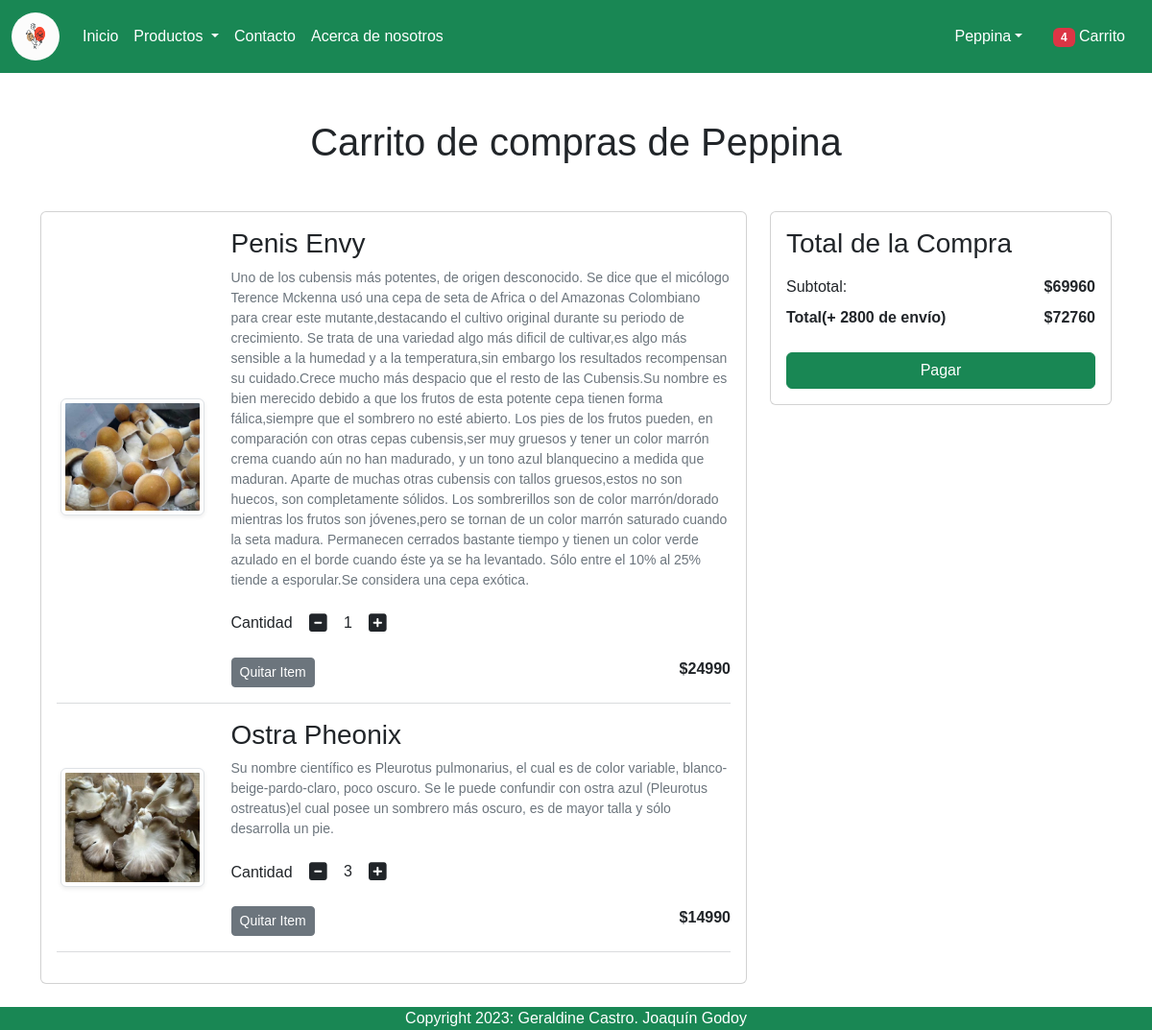
/carrito/ (signed in), run on the app's committed database.
### paginaV3_app/models.py (models this page shows, shortened)
class Carrito(models.Model):
    user = models.ForeignKey(User, on_delete=models.CASCADE)
    producto = models.ForeignKey(Producto, on_delete=models.CASCADE)
    cantidad = models.PositiveIntegerField(default=1)

class Producto(models.Model):
    CATEGORIAS = (
        ('HG', 'Hongos Gourmet'),
        ('EM', 'Esporas Psilocybes'),
    )
    titulo = models.CharField(max_length=100)
    precio = models.IntegerField()
    descripcion = models.TextField()
    categoria = models.CharField(choices=CATEGORIAS, max_length=2)
    prod_imagen = models.ImageField(upload_to='producto')

### paginaV3_app/views.py (the view)
# urls.py: path('carrito/', views.mostrar_carrito, name='mostrar_carrito'),
@login_required
def mostrar_carrito(request):
    items_carrito = Carrito.objects.filter(user=request.user)
    cantidad_items = sum([item.cantidad for item in items_carrito])
    subtotal = sum(item.producto.precio *
                   item.cantidad for item in items_carrito)
    total = subtotal+2800
    context = {'items_carrito': items_carrito,
               'subtotal': subtotal, 'total': total, 'cantidad_items': cantidad_items}
    return render(request, 'paginaV3_app/añadir_al_carrito.html', context)

### paginaV3_app/templates/paginaV3_app/añadir_al_carrito.html (shortened to what this page needs)
{% extends 'paginaV3_app/base.html' %}
{% load static %}
{% block main-content %}
<div class="container my-5">
    <div class="row">
            <h1 class="text-center mb-5">Carrito de compras de {{ request.user }}</h1>
            <div class="col-sm-8">
                <div class="card">
                    <div class="card-body">
                        {% for item in items_carrito %}
                            <div class="row">
                                <div class="col-sm-3 text-center align-self-center"><img src="{{ item.producto.prod_imagen.url }}" alt="" class="img-fluid img-thumbnail shadow-sm" height="150" width="150"></div>
                                <div class="col-sm-9">
                                    <div>
                                        <h3>{{ item.producto.titulo }}</h3>
                                        <p class="mb-2 text-muted small">{{ item.producto.descripcion }}</p>
                                        <div class="my-3">
                                            <label for="cantidad">Cantidad</label>
                                            <a class="minus-cart btn" href="{% url 'disminuir_cantidad' item.id %}"><i class="fas fa-minus-square fa-lg"></i></a>
                                            <span id="cantidad">{{ item.cantidad }}</span>
                                            <a class="plus-cart btn" href="{% url 'aumentar_cantidad' item.id %}"><i class="fas fa-plus-square fa-lg"></i></a>
                                        </div>
                                        <div class="d-flex justify-content-between">
                                            <a href="{% url 'remover_del_carrito' item.id %}" class="remove-cart btn btn-sm btn-secondary ,r-3">Quitar Item</a>
                                            <p class="mb-0"><span><strong>${{ item.producto.precio }}</strong></span></p>
                                        </div>
                                    </div>
                                </div>
                            </div>
                            <hr class="text-muted">
                        {% empty %}
                        <h1 class="text-center mb-5">Carrito Vacío</h1>
                        {% endfor %}
                    </div>
                </div>
            </div>
            <div class="col-sm-4">
                <div class="card">
                    <div class="card-body">
                        <h3>Total de la Compra</h3>
                        <ul class="list-group">
                            <li class="list-group-item d-flex justify-content-between align-items-center border-0 px-0 pb-0">
                                <div>Subtotal:</div> <strong>$<span id="subtotal">{{ subtotal }}</span></strong>
                            </li>
                            <li class="list-group-item d-flex justify-content-between align-items-center border-0 px-0 mb-3">
                                <div>
                                    <strong>Total(+ 2800 de envío)</strong>
                                </div>
                                <strong>$<span class="" id="total">{{ total }}</span></strong>
                            </li>
                        </ul>
                        <div class="d-grid"><a href="{% url 'checkout' %}" class="btn btn-success">Pagar</a></div>
                    </div>
                </div>
            </div>
    </div>
</div>
{% endblock main-content %}

### paginaV3_app/templates/paginaV3_app/base.html (shortened to what this page needs)
<!DOCTYPE html>
{% load static %}
<html lang="en">
<head>
    <link href="https://cdn.jsdelivr.net/npm/bootstrap@5.2.3/dist/css/bootstrap.min.css" rel="stylesheet">
    <link rel="stylesheet" href="{% static 'paginaV3_app/css/owl.carousel.min.css' %}">
    <link rel="stylesheet" href="{% static 'paginaV3_app/css/all.min.css' %}">
    <link rel="stylesheet" href="{% static 'paginaV3_app/css/myStyle.css' %}">
</head>
<body>
    <nav id="nav-top" class="navbar navbar-expand-lg navbar-dark bg-success">
        <div class="container-fluid">
          <a class="navbar-brand" href="#"><img src="{% static 'paginaV3_app/imagenes/iconos/icono-pagina.png' %}" alt="" width="50" height="50" style="border-radius: 100%;"></a>
          <div class="collapse navbar-collapse" id="navbarSupportedContent">
            <ul class="navbar-nav me-auto mb-2 mb-lg-0">
              <li class="nav-item">
                <a class="nav-link active" aria-current="page" href="/">Inicio</a>
              </li>
              <li class="nav-item dropdown">
                <a class="nav-link dropdown-toggle text-white" href="#" role="button" data-bs-toggle="dropdown" aria-expanded="false">
                  Productos
                </a>
              </li>
              <li class="nav-item">
                <a class="nav-link text-white" href="{% url 'contacto' %}">Contacto</a>
              </li>
              <li class="nav-item">
                <a class="nav-link text-white" href="{% url 'acerca' %}">Acerca de nosotros</a>
              </li>
            </ul>
          </div>
          <ul class="navbar-nav me-auto mb-2 mb-lg-0">
            <li class="nav-item dropdown mx-2">
              {% if user.is_authenticated %}
                <a class="nav-link dropdown-toggle text-white" href="#"
                  id="profileDropdown" role="button" data-bs-toggle="dropdown"
                  aria-expanded="false">{{ user.username }}</a>
                  <li class="nav-item mx-2">
                    <a class="nav-link text-white" href="{% url 'mostrar_carrito' %}"> <span class="badge bg-danger" id="icono-carrito">{{ cantidad_items }}</span> Carrito </a>
                  </li>
                {% endif %}
                </li>
          </ul>
        </div>
      </nav>
      {% block main-content %}{% endblock main-content %}
      <footer class="container-fluid fixed-bottom bg-success text-center text-white p2 mt-5">
        Copyright 2023: Geraldine Castro. Joaquín Godoy
      </footer>
</body>
</html>

### paginaV3_app/static/paginaV3_app/css/myStyle.css (style rules this page uses)
body { font-family: sans-serif; }
a { text-decoration: none; }

### data on the page
Carrito: producto.prod_imagen (picture), producto.titulo "Penis Envy", producto.descripcion "Uno de los cubensis más potentes, de origen desconocido. Se dice que el micólogo Terence Mckenna usó una cepa de seta de Africa o del Amazonas Colombiano para crear este mutante,destacando el cultivo original durante su periodo de crecimiento. Se trata de una variedad algo más dificil de cultivar,es algo más sensible a la humedad y a la temperatura,sin embargo los resultados recompensan su cuidado.Crece mucho más despacio que el resto de las Cubensis.Su nombre es bien merecido debido a que los frutos de esta potente cepa tienen forma fálica,siempre que el sombrero no esté abierto. Los pies de los frutos pueden, en comparación con otras cepas cubensis,ser muy gruesos y tener un color marrón…", cantidad "1", producto.precio "24990"
Carrito: producto.prod_imagen (picture), producto.titulo "Ostra Pheonix", producto.descripcion "Su nombre científico es Pleurotus pulmonarius, el cual es de color variable, blanco-beige-pardo-claro, poco oscuro. Se le puede confundir con ostra azul (Pleurotus ostreatus)el cual posee un sombrero más oscuro, es de mayor talla y sólo desarrolla un pie.", cantidad "3", producto.precio "14990"

### other printed values
{{ user.username }} "Peppina"
{{ cantidad_items }} "4"
{{ request.user }} "Peppina"
{{ subtotal }} "69960"
{{ total }} "72760"
